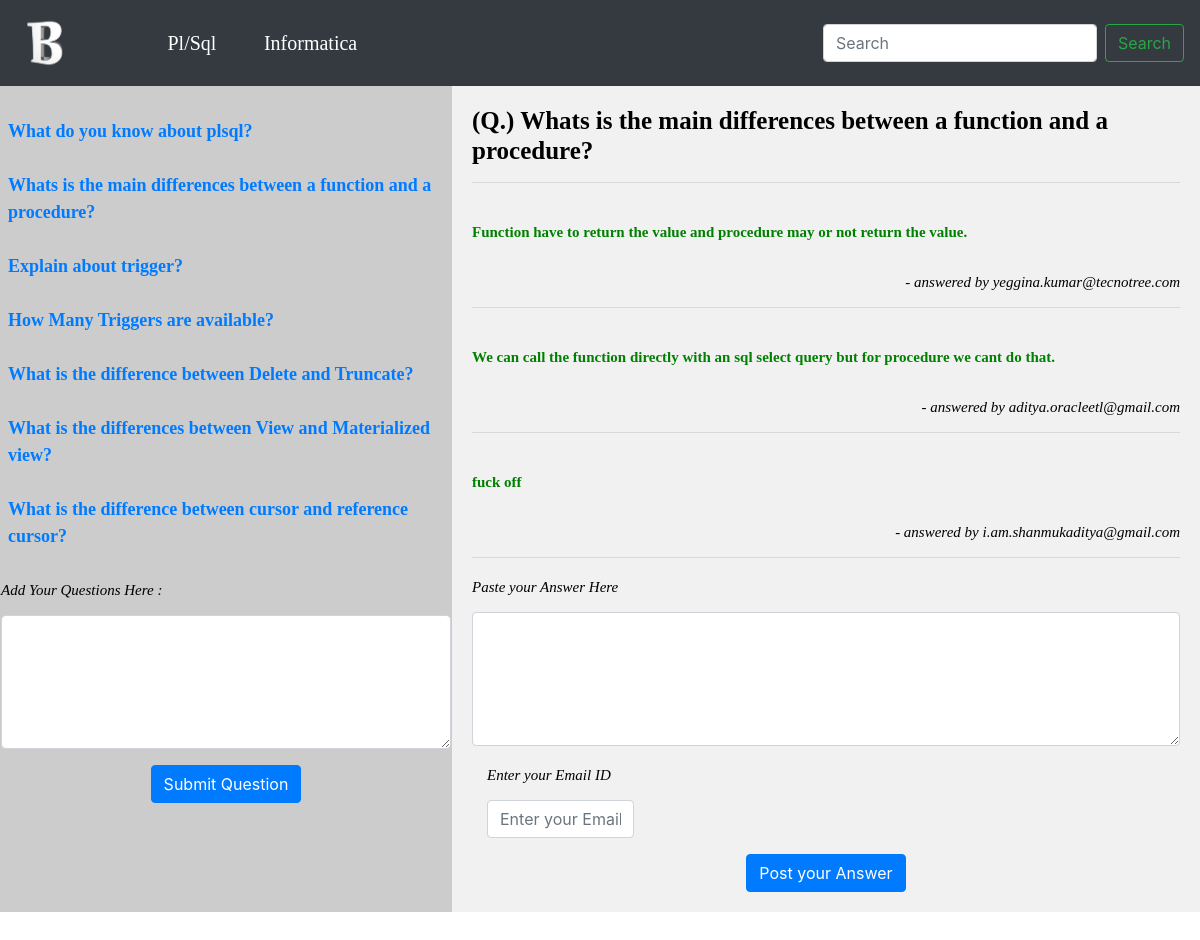
The app's page /plsql/plsql_answers/29/ with its own data.
### UI/models.py (models this page shows, shortened)
class plsql_details(models.Model):
    Question=models.TextField(max_length=1000)
    Answer=models.TextField(max_length=10000)
    Email=models.EmailField()
    def get_absolute_url(self):
        print('hitted first one')
        return reverse("answers",kwargs={'id':self.id})

class plsql_detail_answers(models.Model):
    qid=models.IntegerField()
    Quest=models.TextField(max_length=1000)
    Answ=models.TextField(max_length=10000)
    mail=models.EmailField()
    def __str__(self):
        return self.Answ

### UI/views.py (the view)
# urls.py: path('plsql/plsql_answers/<int:id>/',views.plsql_answers,name='answers'),
def plsql_answers(request,id):
    list=plsql_detail_answers.objects.values_list('qid')
    if (id,) in list:
        objs = plsql_detail_answers.objects.all().filter(qid=id)
        print(objs)
        details = plsql_details.objects.all()
        det = plsql_details.objects.all().filter(id=id)
        return render(request, 'UI/plsql.html', {'details': details, 'objs': objs,'det':det})
    else:
        details = plsql_details.objects.all()
        det = plsql_details.objects.all().filter(id=id)
        return render(request, 'UI/plsql.html', {'details': details,'det':det})

### templates/UI/plsql.html (shortened to what this page needs)
{% extends 'UI/header.html'%}
{%load staticfiles%}
{%block content%}
<head>
<link rel="stylesheet" href="{%static '/CSS/Home.CSS'%}">
</head>
<body>
<section >
  <nav >
    {% if details%}&nbsp&nbsp
    <ul>
      {%for detail in details%}
        <li><a href="{{ detail.get_absolute_url }}" > {{detail.Question}}</a></li>
      {%endfor%}
    </ul>
    {%else%}
     <h2>No Questions are available</h2>
    {%endif%}
      <form method="post" action="{% url 'question_submit'%}">
        <div class="form-group">
            <label for="exampleFormControlTextarea1"><h4 class="text" align="center">Add Your Questions Here :</h4></label>
            <textarea name="question" class="form-control" id="exampleFormControlTextarea1" rows="5" cols="1"></textarea>
        </div>
            <div align="center">
            <button class="btn btn-primary" type="submit"> Submit Question </button>
        </div>
      </form>
  </nav>
  <article>
      {%if det%}
            {%for ob in det%}
                    <h1>(Q.) {{ob.Question}}</h1><hr>
            {%endfor%}
      {%endif%}
      {%if objs%}
            {%for ob in objs%}
                <h2>{{ob.Answ}}</h2>
                    <h3 align="right"> - answered by {{ob.mail}} </h3><hr>
            {%endfor%}
      {%endif%}
      {%if det%}
        {%for de in det%}
       <form method="post" action= "{% url 'answer_submit' de.id %} ">
           {%endfor%}
        <div class="form-group">
            <label for="exampleFormControlTextarea2"><h4>Paste your Answer Here</h4></label>
            <textarea name="answer" class="form-control" id="exampleFormControlTextarea2" rows="5" cols="1"></textarea>
        </div>
              <div class="col-md-3 mb-3">
                  <label for="validationDefault04"><h4>Enter your Email ID</h4></label>
                <input type="email" name="email" class="form-control" id="validationDefault04"
                       placeholder="Enter your Email" required>
            </div>
            <div align="center">
            <button class="btn btn-primary" type="submit"> Post your Answer </button>
        </div>
      </form>
      {%endif%}
  </article>
</section>
</body>
{%endblock%}

### records on screen
plsql_details: Question "What do you know about plsql?"
plsql_details: Question "Whats is the main differences between a function and a procedure?"
plsql_details: Question "Explain about trigger?"
plsql_details: Question "How Many Triggers are available?"
plsql_details: Question "What is the difference between Delete and Truncate?"
plsql_details: Question "What is the differences between View and Materialized view?"
plsql_details: Question "What is the difference between cursor and reference cursor?"
plsql_detail_answers: Answ "Function have to return the value and procedure may or not return the value.", mail "yeggina.kumar@tecnotree.com"
plsql_detail_answers: Answ "We can call the function directly with an sql select query but for procedure we cant do that.", mail "aditya.oracleetl@gmail.com"
plsql_detail_answers: Answ "fuck off", mail "i.am.shanmukaditya@gmail.com"
